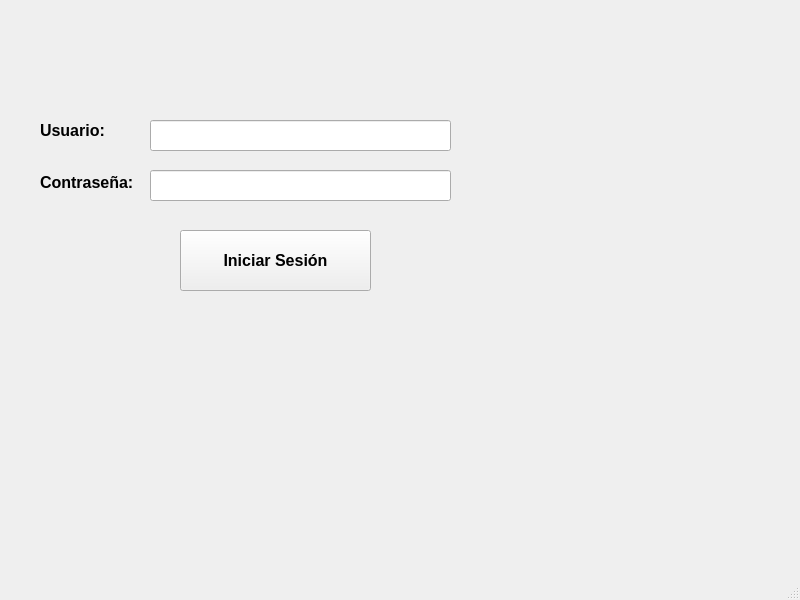
<?xml version="1.0" encoding="UTF-8"?>
<ui version="4.0">
 <class>MainWindow</class>
 <widget class="QMainWindow" name="MainWindow">
  <property name="geometry">
   <rect>
    <x>0</x>
    <y>0</y>
    <width>800</width>
    <height>600</height>
   </rect>
  </property>
  <property name="windowTitle">
   <string>MainWindow</string>
  </property>
  <widget class="QWidget" name="centralwidget">
   <widget class="QLabel" name="lblUsuario">
    <property name="geometry">
     <rect>
      <x>40</x>
      <y>110</y>
      <width>241</width>
      <height>41</height>
     </rect>
    </property>
    <property name="font">
     <font>
      <pointsize>12</pointsize>
      <weight>75</weight>
      <bold>true</bold>
     </font>
    </property>
    <property name="text">
     <string>Usuario:</string>
    </property>
   </widget>
   <widget class="QLabel" name="lblContrasena">
    <property name="geometry">
     <rect>
      <x>40</x>
      <y>162</y>
      <width>231</width>
      <height>41</height>
     </rect>
    </property>
    <property name="font">
     <font>
      <pointsize>12</pointsize>
      <weight>75</weight>
      <bold>true</bold>
     </font>
    </property>
    <property name="text">
     <string>Contraseña:</string>
    </property>
   </widget>
   <widget class="QLineEdit" name="lineEditUsuario">
    <property name="geometry">
     <rect>
      <x>150</x>
      <y>120</y>
      <width>301</width>
      <height>31</height>
     </rect>
    </property>
   </widget>
   <widget class="QLineEdit" name="lineEditContrasena">
    <property name="geometry">
     <rect>
      <x>150</x>
      <y>170</y>
      <width>301</width>
      <height>31</height>
     </rect>
    </property>
   </widget>
   <widget class="QPushButton" name="btnIniciarSesion">
    <property name="geometry">
     <rect>
      <x>180</x>
      <y>230</y>
      <width>191</width>
      <height>61</height>
     </rect>
    </property>
    <property name="font">
     <font>
      <pointsize>12</pointsize>
      <weight>75</weight>
      <bold>true</bold>
     </font>
    </property>
    <property name="text">
     <string>Iniciar Sesión</string>
    </property>
   </widget>
  </widget>
  <widget class="QMenuBar" name="menubar">
   <property name="geometry">
    <rect>
     <x>0</x>
     <y>0</y>
     <width>800</width>
     <height>21</height>
    </rect>
   </property>
  </widget>
  <widget class="QStatusBar" name="statusbar"/>
 </widget>
 <resources/>
 <connections/>
</ui>
